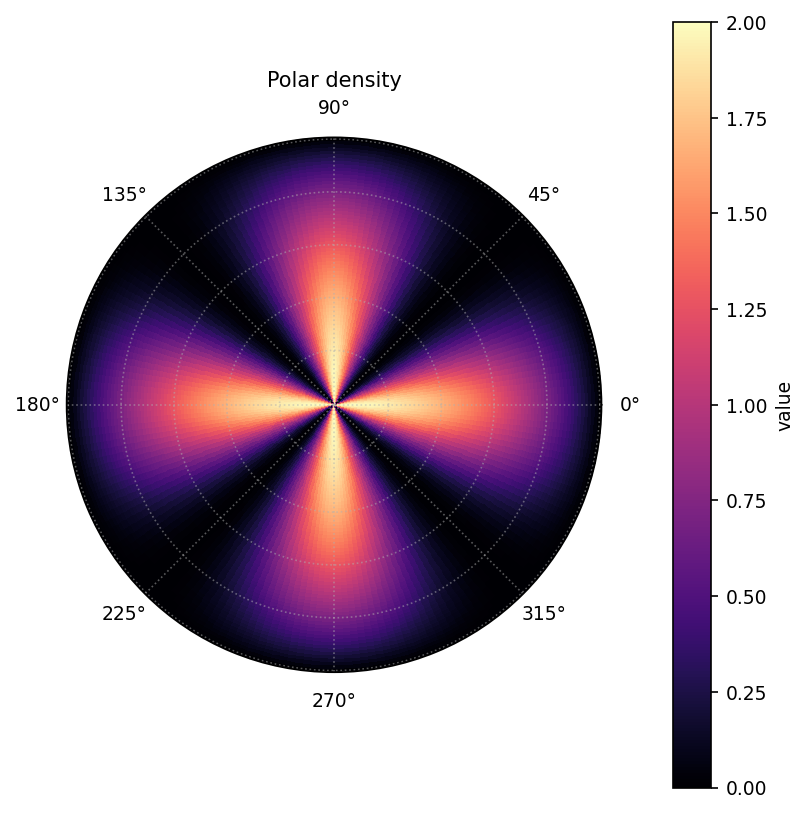

Generate this figure with Python:
"""polar_heatmap: 极坐标连续热力图（如天线方向图）."""
import sys, os; sys.path.insert(0, os.path.join(os.path.dirname(os.path.abspath(__file__)), '..', '..', '_utils', 'python'))
import numpy as np
import matplotlib.pyplot as plt
from theme import apply_theme

def make_figure(title='Polar density'):
    apply_theme(fig_size=(5.5, 5.5))
    theta = np.linspace(0, 2*np.pi, 200)
    r = np.linspace(0, 1, 80)
    T, R = np.meshgrid(theta, r)
    Z = (1 + np.cos(4*T))*(1 - R**2)
    fig, ax = plt.subplots(subplot_kw={'projection': 'polar'})
    pc = ax.pcolormesh(T, R, Z, cmap='magma', shading='auto')
    fig.colorbar(pc, ax=ax, label='value', pad=0.1)
    ax.set_yticklabels([]); ax.set_title(title)
    fig.tight_layout()
    return fig

if __name__ == '__main__':
    fig = make_figure(); fig.savefig(__file__.replace('.py', '.png'), dpi=150)
